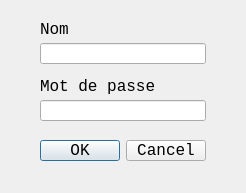
<?xml version="1.0" encoding="UTF-8"?>
<ui version="4.0">
 <class>Dialog</class>
 <widget class="QDialog" name="Dialog">
  <property name="geometry">
   <rect>
    <x>0</x>
    <y>0</y>
    <width>246</width>
    <height>193</height>
   </rect>
  </property>
  <property name="windowTitle">
   <string>Dialog</string>
  </property>
  <widget class="QDialogButtonBox" name="authButtonBox">
   <property name="geometry">
    <rect>
     <x>40</x>
     <y>140</y>
     <width>166</width>
     <height>21</height>
    </rect>
   </property>
   <property name="font">
    <font>
     <family>Monospace</family>
     <pointsize>12</pointsize>
    </font>
   </property>
   <property name="orientation">
    <enum>Qt::Horizontal</enum>
   </property>
   <property name="standardButtons">
    <set>QDialogButtonBox::Cancel|QDialogButtonBox::Ok</set>
   </property>
  </widget>
  <widget class="QLabel" name="userNameLabel">
   <property name="geometry">
    <rect>
     <x>40</x>
     <y>20</y>
     <width>30</width>
     <height>19</height>
    </rect>
   </property>
   <property name="font">
    <font>
     <family>Monospace</family>
     <pointsize>12</pointsize>
    </font>
   </property>
   <property name="text">
    <string>Nom</string>
   </property>
  </widget>
  <widget class="QLabel" name="userPassLabel">
   <property name="geometry">
    <rect>
     <x>40</x>
     <y>77</y>
     <width>120</width>
     <height>19</height>
    </rect>
   </property>
   <property name="font">
    <font>
     <family>Monospace</family>
     <pointsize>12</pointsize>
    </font>
   </property>
   <property name="text">
    <string>Mot de passe</string>
   </property>
  </widget>
  <widget class="QLineEdit" name="userNameInput">
   <property name="geometry">
    <rect>
     <x>40</x>
     <y>43</y>
     <width>166</width>
     <height>21</height>
    </rect>
   </property>
   <property name="font">
    <font>
     <family>Monospace</family>
     <pointsize>11</pointsize>
    </font>
   </property>
  </widget>
  <widget class="QLineEdit" name="userPassInput">
   <property name="geometry">
    <rect>
     <x>40</x>
     <y>100</y>
     <width>166</width>
     <height>21</height>
    </rect>
   </property>
   <property name="font">
    <font>
     <family>Monospace</family>
     <pointsize>11</pointsize>
    </font>
   </property>
  </widget>
 </widget>
 <resources/>
 <connections>
  <connection>
   <sender>authButtonBox</sender>
   <signal>accepted()</signal>
   <receiver>Dialog</receiver>
   <slot>accept()</slot>
   <hints>
    <hint type="sourcelabel">
     <x>248</x>
     <y>254</y>
    </hint>
    <hint type="destinationlabel">
     <x>157</x>
     <y>274</y>
    </hint>
   </hints>
  </connection>
  <connection>
   <sender>authButtonBox</sender>
   <signal>rejected()</signal>
   <receiver>Dialog</receiver>
   <slot>reject()</slot>
   <hints>
    <hint type="sourcelabel">
     <x>316</x>
     <y>260</y>
    </hint>
    <hint type="destinationlabel">
     <x>286</x>
     <y>274</y>
    </hint>
   </hints>
  </connection>
 </connections>
</ui>
